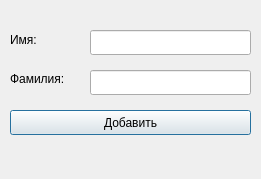
<?xml version="1.0" encoding="UTF-8"?>
<ui version="4.0">
 <class>Dialog</class>
 <widget class="QDialog" name="Dialog">
  <property name="geometry">
   <rect>
    <x>0</x>
    <y>0</y>
    <width>261</width>
    <height>179</height>
   </rect>
  </property>
  <property name="windowTitle">
   <string>Добавление автора или посетителя</string>
  </property>
  <property name="windowIcon">
   <iconset>
    <normaloff>../Images/icon.jpg</normaloff>../Images/icon.jpg</iconset>
  </property>
  <widget class="QLabel" name="label">
   <property name="geometry">
    <rect>
     <x>10</x>
     <y>30</y>
     <width>61</width>
     <height>20</height>
    </rect>
   </property>
   <property name="text">
    <string>Имя:</string>
   </property>
  </widget>
  <widget class="QPushButton" name="addButton">
   <property name="geometry">
    <rect>
     <x>10</x>
     <y>110</y>
     <width>241</width>
     <height>25</height>
    </rect>
   </property>
   <property name="text">
    <string>Добавить</string>
   </property>
  </widget>
  <widget class="QLineEdit" name="nameEdit">
   <property name="geometry">
    <rect>
     <x>90</x>
     <y>30</y>
     <width>161</width>
     <height>25</height>
    </rect>
   </property>
  </widget>
  <widget class="QLabel" name="label_2">
   <property name="geometry">
    <rect>
     <x>10</x>
     <y>70</y>
     <width>71</width>
     <height>17</height>
    </rect>
   </property>
   <property name="text">
    <string>Фамилия:</string>
   </property>
  </widget>
  <widget class="QLineEdit" name="surnameEdit">
   <property name="geometry">
    <rect>
     <x>90</x>
     <y>70</y>
     <width>161</width>
     <height>25</height>
    </rect>
   </property>
  </widget>
  <widget class="QLabel" name="statusLabel">
   <property name="geometry">
    <rect>
     <x>10</x>
     <y>150</y>
     <width>241</width>
     <height>17</height>
    </rect>
   </property>
   <property name="text">
    <string/>
   </property>
  </widget>
 </widget>
 <resources/>
 <connections/>
</ui>
